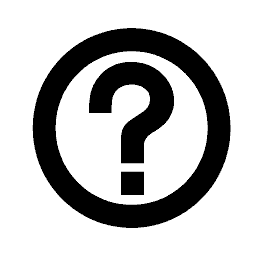
%> input picture LabVIEW/questionmark1.jpg, 256 x 256 px
$ octave Holo1.m   (GNU Octave 9; MATLAB toolbox functions it lacks are replaced by stand-ins)
%> lines starting %> are read from the running program, lines starting %| are printed output that depends on the picture; in (x1, y1, x2, y2) boxes, pixels count from 0 and x2, y2 are one past the last pixel; in counts of white or black regions, pixels touching at a corner belong together; the program's own positions count from 1

%Hologram and Reconstruction Simulation
%By: Joel Johnson
%------------------------------------------------------------------

%Simulate Object
Image = imread('questionmark1.jpg','bmp'); %imports image Question mark is a BMP!
%> Image: size 256x256 uint8; min 0, max 15, mean 11.02
Image = double(Image(:,:,1)); %assign image to an array
%> Image: size 256x256 double
figure(1);
surf(Image);
%colormap(gray(256));
title('Original Image');
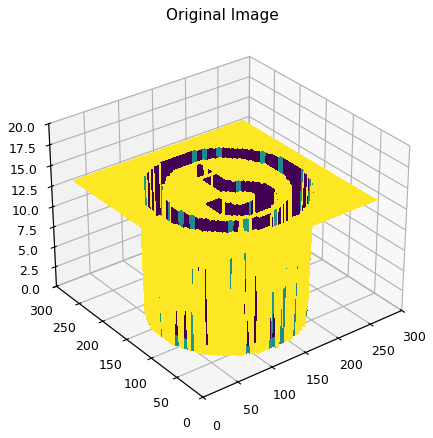
%> figure redrawn from the program's plot data
[X,Y] = size(Image); %X and Y are sizes of the image
%> X = 256; Y = 256
for x = 1:X;
    for y = 1:Y;
        if Image(x,y) < 1;
           Image(x,y) = 5;
           phi(x,y) = pi/2;
        else Image(x,y) > 1;
            phi(x,y) = pi;
        end
    end
end
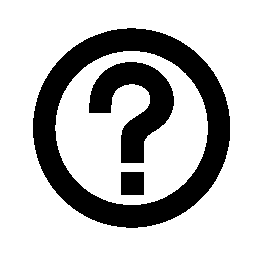
%> phi: size 256x256 double; values 1.57 (black) and 3.14 (white), 74.1% white; 3 black regions, box (x1, y1, x2, y2) and area: (33, 28, 230, 228) 12429, (89, 62, 174, 163) 4041, (121, 172, 144, 195) 529
z = 1e-6;
lambda = 633e-6;

%Phase Shift of Image
Objwave = abs(Image).*exp(1i.*phi) + (0.01*lambda)*rand(256);
figure(2);
imagesc(real(Objwave)); %displays real portion of image
colormap(gray(256));
title('Object Wave');

%Reference Wave
x = 1:1:X; %makes array
%> x = 256 values from 1 to 256
y = 1:1:Y; %makes array
%> y = 256 values from 1 to 256
[kx,ky] = meshgrid(x,y);
Referencewave = abs(Image).*exp(1i*(kx + ky)) + (0.01*lambda)*rand(256);

%Simulate Hologram
H = (abs(Objwave)).^2 + (abs(Referencewave)).^2 + (conj(Objwave).*Referencewave) + (conj(Referencewave).*Objwave);
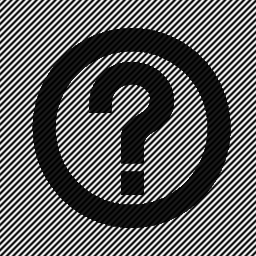
%> H: size 256x256 double; min 0.000482, max 900, mean 341.9; drawn with min black and max white
Imax = max(max(H));
%> Imax = 900
Ih = uint8(255*H/Imax);
FIh = (fftshift(fft2(Ih)));
figure(3);
imagesc(H);
colormap(gray(256));
title('Hologram');
figure(4);
imagesc(abs(log(FIh)));
colormap(gray(256));
title('Fourier Space');
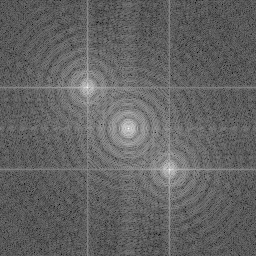
%> displayed picture: size 256x256x3, on the screen's scale of 0 to 255; min 0, max 255, mean 99.1

%Simulate Fourier Mask
Cursorx = 88;
Cursory = 88;
filtersize = 10;
W = zeros(X,Y);
By = (Cursorx - filtersize:Cursorx + filtersize);
Bx = (Cursory - filtersize:Cursory + filtersize);
W(round(Bx),round(By)) = 1;
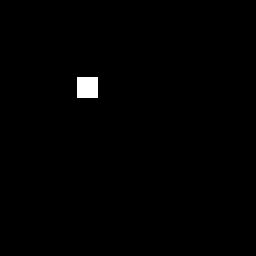
%> W: size 256x256 double; values 0 (black) and 1 (white), 0.67% white; 1 white region, box (x1, y1, x2, y2) and area: (77, 77, 98, 98) 441
FIhfilter = FIh.*W;
Bx = (X/2) - Cursorx;
%> Bx = 40
By = (Y/2) - Cursory;
%> By = 40
FIhfilter2 = circshift(FIhfilter,[round(By),round(Bx)]);
figure(5); %centers around real term (top left)
imagesc(real(FIhfilter2));
colormap(gray(256));
title('Fourier Space with Filter');

%Hologram Reconstruction using the Angular Spectrum Method
k = 2*pi/lambda;
E = exp(1i*z*sqrt((k)^.2 - (kx.*ky) - (ky.*ky)));
E = (ifft2(FIhfilter2.*E));
figure(9);
surf(abs(E));
title('Reconstructed Hologram Angular Spectrum');
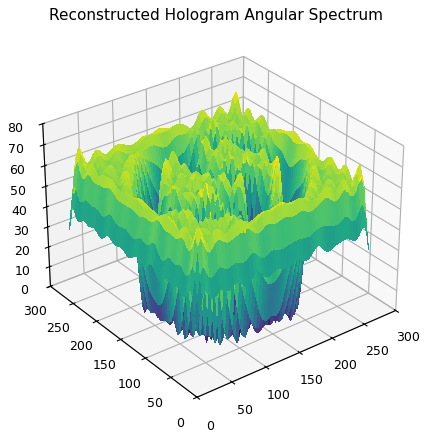
%> figure redrawn from the program's plot data
figure(8);
imagesc(angle(E));
colormap(gray(256));
title('Reconstructed Hologram Phase');
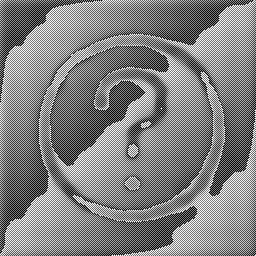
%> displayed picture: size 256x256x3, on the screen's scale of 0 to 255; min 0, max 255, mean 129.1
